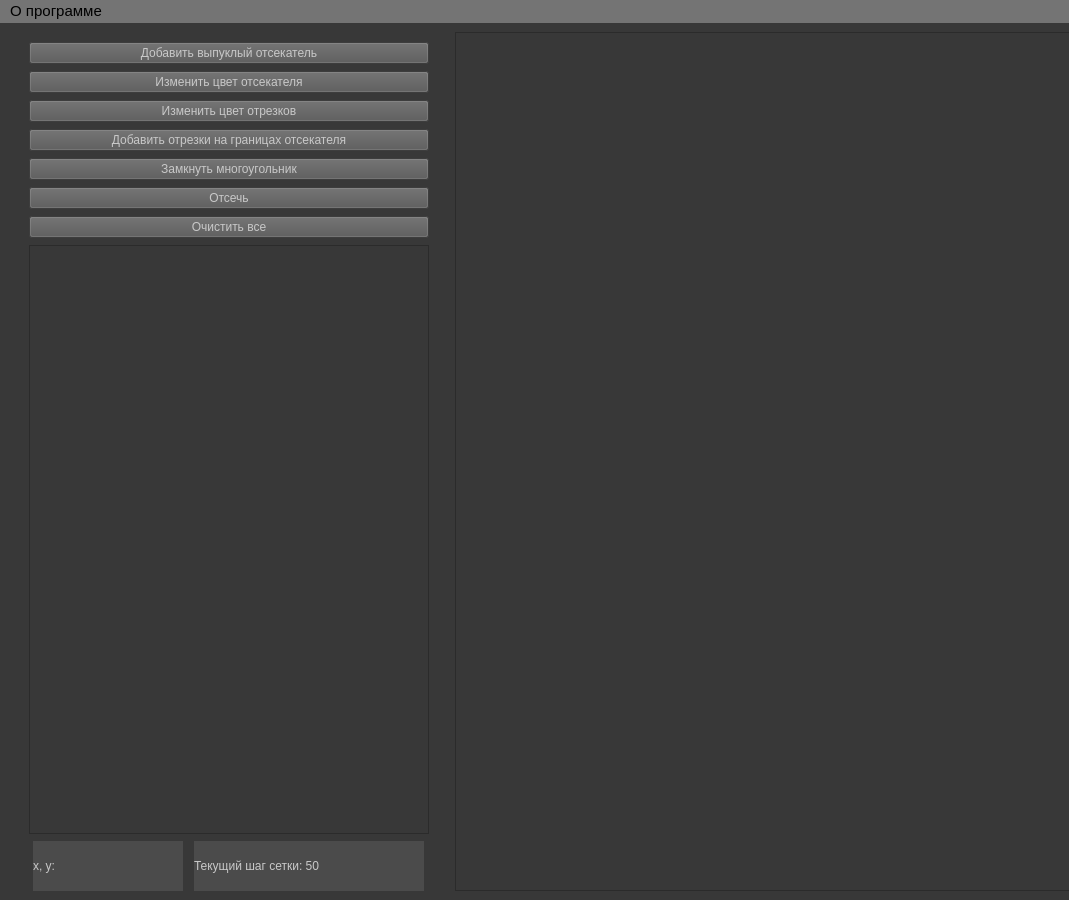
<?xml version="1.0" encoding="UTF-8"?>
<ui version="4.0">
 <class>MainWindow</class>
 <widget class="QMainWindow" name="MainWindow">
  <property name="enabled">
   <bool>true</bool>
  </property>
  <property name="geometry">
   <rect>
    <x>0</x>
    <y>0</y>
    <width>1069</width>
    <height>900</height>
   </rect>
  </property>
  <property name="sizePolicy">
   <sizepolicy hsizetype="Fixed" vsizetype="Fixed">
    <horstretch>0</horstretch>
    <verstretch>0</verstretch>
   </sizepolicy>
  </property>
  <property name="minimumSize">
   <size>
    <width>1000</width>
    <height>900</height>
   </size>
  </property>
  <property name="font">
   <font>
    <family>Arial</family>
    <pointsize>11</pointsize>
    <bold>false</bold>
   </font>
  </property>
  <property name="windowTitle">
   <string>ЛР 8. Реализация алгоритма отсечения отрезка произвольным выпуклым отсекателем.</string>
  </property>
  <property name="autoFillBackground">
   <bool>false</bool>
  </property>
  <property name="styleSheet">
   <string notr="true">background-color: rgb(56, 56, 56);</string>
  </property>
  <widget class="QWidget" name="centralwidget">
   <property name="sizePolicy">
    <sizepolicy hsizetype="Expanding" vsizetype="Expanding">
     <horstretch>0</horstretch>
     <verstretch>0</verstretch>
    </sizepolicy>
   </property>
   <layout class="QGridLayout" name="gridLayout">
    <item row="0" column="0">
     <layout class="QVBoxLayout" name="verticalLayout" stretch="0,0,0,0,0,0,0,0,0">
      <property name="spacing">
       <number>7</number>
      </property>
      <property name="leftMargin">
       <number>20</number>
      </property>
      <property name="topMargin">
       <number>10</number>
      </property>
      <property name="rightMargin">
       <number>20</number>
      </property>
      <property name="bottomMargin">
       <number>0</number>
      </property>
      <item>
       <widget class="QPushButton" name="add_cutoff_button">
        <property name="sizePolicy">
         <sizepolicy hsizetype="Fixed" vsizetype="Fixed">
          <horstretch>0</horstretch>
          <verstretch>0</verstretch>
         </sizepolicy>
        </property>
        <property name="maximumSize">
         <size>
          <width>460</width>
          <height>16777215</height>
         </size>
        </property>
        <property name="styleSheet">
         <string notr="true">color: rgb(200, 200, 200);
font: 10pt &quot;Segoe UI&quot;;
background-color: rgb(86, 86, 86);</string>
        </property>
        <property name="text">
         <string>Добавить выпуклый отсекатель</string>
        </property>
       </widget>
      </item>
      <item>
       <widget class="QPushButton" name="change_cutoff_color_button">
        <property name="sizePolicy">
         <sizepolicy hsizetype="Fixed" vsizetype="Fixed">
          <horstretch>0</horstretch>
          <verstretch>0</verstretch>
         </sizepolicy>
        </property>
        <property name="maximumSize">
         <size>
          <width>460</width>
          <height>16777215</height>
         </size>
        </property>
        <property name="styleSheet">
         <string notr="true">color: rgb(200, 200, 200);
font: 10pt &quot;Segoe UI&quot;;
background-color: rgb(86, 86, 86);</string>
        </property>
        <property name="text">
         <string>Изменить цвет отсекателя</string>
        </property>
       </widget>
      </item>
      <item>
       <widget class="QPushButton" name="change_segment_color_button">
        <property name="sizePolicy">
         <sizepolicy hsizetype="Fixed" vsizetype="Fixed">
          <horstretch>0</horstretch>
          <verstretch>0</verstretch>
         </sizepolicy>
        </property>
        <property name="maximumSize">
         <size>
          <width>460</width>
          <height>16777215</height>
         </size>
        </property>
        <property name="styleSheet">
         <string notr="true">color: rgb(200, 200, 200);
font: 10pt &quot;Segoe UI&quot;;
background-color: rgb(86, 86, 86);</string>
        </property>
        <property name="text">
         <string>Изменить цвет отрезков</string>
        </property>
       </widget>
      </item>
      <item>
       <widget class="QPushButton" name="add_segment_cutoff_button">
        <property name="sizePolicy">
         <sizepolicy hsizetype="Fixed" vsizetype="Fixed">
          <horstretch>0</horstretch>
          <verstretch>0</verstretch>
         </sizepolicy>
        </property>
        <property name="maximumSize">
         <size>
          <width>460</width>
          <height>16777215</height>
         </size>
        </property>
        <property name="styleSheet">
         <string notr="true">color: rgb(200, 200, 200);
font: 10pt &quot;Segoe UI&quot;;
background-color: rgb(86, 86, 86);</string>
        </property>
        <property name="text">
         <string>Добавить отрезки на границах отсекателя</string>
        </property>
       </widget>
      </item>
      <item>
       <widget class="QPushButton" name="close_figure_button">
        <property name="sizePolicy">
         <sizepolicy hsizetype="Fixed" vsizetype="Fixed">
          <horstretch>0</horstretch>
          <verstretch>0</verstretch>
         </sizepolicy>
        </property>
        <property name="maximumSize">
         <size>
          <width>460</width>
          <height>16777215</height>
         </size>
        </property>
        <property name="styleSheet">
         <string notr="true">color: rgb(200, 200, 200);
font: 10pt &quot;Segoe UI&quot;;
background-color: rgb(86, 86, 86);</string>
        </property>
        <property name="text">
         <string>Замкнуть многоугольник</string>
        </property>
       </widget>
      </item>
      <item>
       <widget class="QPushButton" name="cutoff_button">
        <property name="sizePolicy">
         <sizepolicy hsizetype="Fixed" vsizetype="Fixed">
          <horstretch>0</horstretch>
          <verstretch>0</verstretch>
         </sizepolicy>
        </property>
        <property name="maximumSize">
         <size>
          <width>460</width>
          <height>16777215</height>
         </size>
        </property>
        <property name="styleSheet">
         <string notr="true">color: rgb(200, 200, 200);
font: 10pt &quot;Segoe UI&quot;;
background-color: rgb(86, 86, 86);</string>
        </property>
        <property name="text">
         <string>Отсечь</string>
        </property>
       </widget>
      </item>
      <item>
       <widget class="QPushButton" name="clear_button">
        <property name="sizePolicy">
         <sizepolicy hsizetype="Fixed" vsizetype="Fixed">
          <horstretch>0</horstretch>
          <verstretch>0</verstretch>
         </sizepolicy>
        </property>
        <property name="maximumSize">
         <size>
          <width>460</width>
          <height>16777215</height>
         </size>
        </property>
        <property name="styleSheet">
         <string notr="true">color: rgb(200, 200, 200);
font: 10pt &quot;Segoe UI&quot;;
background-color: rgb(86, 86, 86);</string>
        </property>
        <property name="text">
         <string>Очистить все</string>
        </property>
       </widget>
      </item>
      <item>
       <widget class="QListWidget" name="scroll_list">
        <property name="sizePolicy">
         <sizepolicy hsizetype="Fixed" vsizetype="Expanding">
          <horstretch>0</horstretch>
          <verstretch>0</verstretch>
         </sizepolicy>
        </property>
        <property name="minimumSize">
         <size>
          <width>400</width>
          <height>100</height>
         </size>
        </property>
        <property name="styleSheet">
         <string notr="true">font: 11pt &quot;Segoe UI&quot;;
color: rgb(255, 255, 255);</string>
        </property>
       </widget>
      </item>
      <item>
       <layout class="QHBoxLayout" name="horizontalLayout">
        <item>
         <widget class="QLabel" name="current_coords_label">
          <property name="sizePolicy">
           <sizepolicy hsizetype="Fixed" vsizetype="Fixed">
            <horstretch>0</horstretch>
            <verstretch>0</verstretch>
           </sizepolicy>
          </property>
          <property name="minimumSize">
           <size>
            <width>150</width>
            <height>50</height>
           </size>
          </property>
          <property name="maximumSize">
           <size>
            <width>150</width>
            <height>50</height>
           </size>
          </property>
          <property name="styleSheet">
           <string notr="true">color: rgb(200, 200, 200);
font: 10pt &quot;Segoe UI&quot;;
border-color: rgb(255, 255, 255);
background-color: rgb(75, 75, 75);</string>
          </property>
          <property name="text">
           <string>x, y:</string>
          </property>
         </widget>
        </item>
        <item>
         <widget class="QLabel" name="current_grid_label">
          <property name="sizePolicy">
           <sizepolicy hsizetype="Fixed" vsizetype="Fixed">
            <horstretch>0</horstretch>
            <verstretch>0</verstretch>
           </sizepolicy>
          </property>
          <property name="minimumSize">
           <size>
            <width>0</width>
            <height>50</height>
           </size>
          </property>
          <property name="maximumSize">
           <size>
            <width>230</width>
            <height>50</height>
           </size>
          </property>
          <property name="styleSheet">
           <string notr="true">color: rgb(200, 200, 200);
font: 10pt &quot;Segoe UI&quot;;
border-color: rgb(255, 255, 255);
background-color: rgb(75, 75, 75);</string>
          </property>
          <property name="text">
           <string>Текущий шаг сетки: 50</string>
          </property>
         </widget>
        </item>
       </layout>
      </item>
     </layout>
    </item>
    <item row="0" column="1">
     <widget class="QGraphicsView" name="graphicsView">
      <property name="minimumSize">
       <size>
        <width>630</width>
        <height>0</height>
       </size>
      </property>
      <property name="maximumSize">
       <size>
        <width>1920</width>
        <height>1080</height>
       </size>
      </property>
     </widget>
    </item>
   </layout>
  </widget>
  <widget class="QMenuBar" name="menubar">
   <property name="geometry">
    <rect>
     <x>0</x>
     <y>0</y>
     <width>1069</width>
     <height>29</height>
    </rect>
   </property>
   <property name="sizePolicy">
    <sizepolicy hsizetype="Fixed" vsizetype="Fixed">
     <horstretch>0</horstretch>
     <verstretch>0</verstretch>
    </sizepolicy>
   </property>
   <property name="font">
    <font>
     <pointsize>11</pointsize>
    </font>
   </property>
   <property name="styleSheet">
    <string notr="true">background-color: rgb(116, 116, 116);</string>
   </property>
   <widget class="QMenu" name="about_menu">
    <property name="title">
     <string>О программе</string>
    </property>
    <addaction name="about_author"/>
    <addaction name="about_task"/>
    <addaction name="instruction"/>
   </widget>
   <addaction name="about_menu"/>
  </widget>
  <action name="about_author">
   <property name="text">
    <string>Об авторе</string>
   </property>
   <property name="font">
    <font>
     <pointsize>11</pointsize>
    </font>
   </property>
  </action>
  <action name="about_task">
   <property name="text">
    <string>Условие</string>
   </property>
   <property name="font">
    <font>
     <pointsize>11</pointsize>
    </font>
   </property>
  </action>
  <action name="instruction">
   <property name="text">
    <string>Возможности программы</string>
   </property>
   <property name="font">
    <font>
     <pointsize>10</pointsize>
    </font>
   </property>
  </action>
 </widget>
 <resources/>
 <connections/>
</ui>
